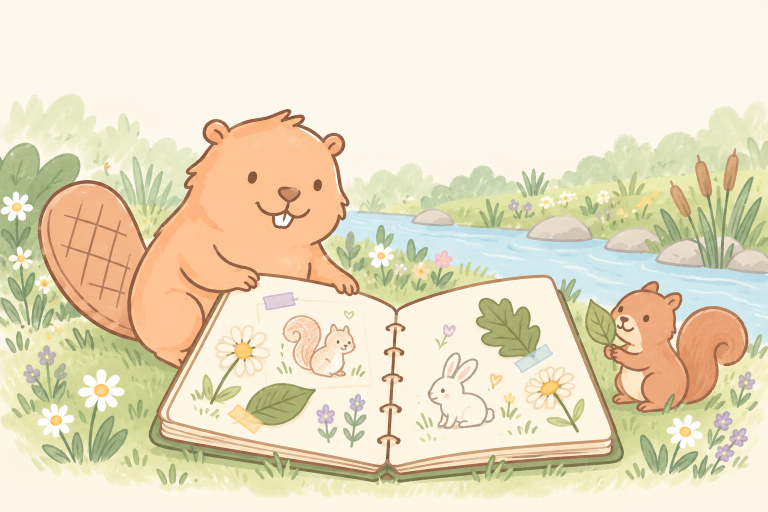
#> input picture docs/design-assets/riverbay/source/signin-scrapbook-concept-v1.png, 1536 x 1024 px (shown at 1/2 size)
$ python build_assets.py
#> lines starting #> are read from the running program, lines starting #| are printed output that depends on the picture
"""Rebuild every local asset this concept uses, from canonical Riverbay sources.

Run from the concept folder (docs/pdf-concepts/claude):

    python -I tools/build_assets.py

Inputs are read-only: ../../design-assets/riverbay/ (brand art). Fonts are built
separately by tools/build_fonts.py; run that first so the manifest includes them. Outputs:

    assets/brand/...                unchanged copies of canonical brand files (rings, logo, tokens)
    assets/illustrations/*.jpg      v1 fictional crops/composites, kept for the stress-test fixtures
                                    (extreme aspect ratios); the template's own art is built by
                                    tools/build_art_assets.py into assets/art/
    assets/manifest.generated.json  path, pixel size and sha256 for every asset

Deterministic: fixed crop boxes, fixed composite coordinates, fixed JPEG settings.
No network access and no AI calls.
"""
from __future__ import annotations

import hashlib
import json
import shutil
import sys
from pathlib import Path

from PIL import Image, ImageDraw, ImageFilter

ROOT = Path(__file__).resolve().parents[1]
RIVERBAY = ROOT.parents[1] / "design-assets" / "riverbay"
ASSETS = ROOT / "assets"

# Canonical brand files copied byte-for-byte (source relative to design-assets/riverbay).
BRAND_COPIES = {
    "brand/rings/ring-unassessed.svg": "rings/ring-unassessed.svg",
    "brand/rings/ring-beginning.svg": "rings/ring-beginning.svg",
    "brand/rings/ring-developing.svg": "rings/ring-developing.svg",
    "brand/rings/ring-consistently-shown.svg": "rings/ring-consistently-shown.svg",
    "brand/mark/riverbay-logo.svg": "mark/riverbay-logo.svg",
    "brand/tokens/riverbay-tokens.css": "tokens/riverbay-tokens.css",
}

PAPER = (251, 247, 238)  # neutral/paper #FBF7EE

# Crops of existing generated scenes: (output, source, box=(left, top, right, bottom)).
CROPS = [
    ("illustrations/scene-scrapbook-beaver.jpg", "source/signin-scrapbook-concept-v1.png", (40, 200, 1060, 965)),
    ("illustrations/scene-squirrel-leaf.jpg", "source/signin-scrapbook-concept-v1.png", (1105, 470, 1525, 1000)),
    ("illustrations/scene-scrapbook-pages.jpg", "source/signin-scrapbook-concept-v1.png", (300, 545, 1250, 960)),
    ("illustrations/scene-river-stones.jpg", "source/signin-scrapbook-concept-v1.png", (690, 215, 1536, 555)),
    ("illustrations/scene-riverbank-friends.jpg", "source/banner-riverbank.png", (900, 120, 1584, 672)),
    ("illustrations/scene-willow-tall.jpg", "source/banner-riverbank.png", (1240, 0, 1584, 672)),
]

# Simple composites of existing cut-outs on a pastel paper ground. Coordinates are in
# output pixels; each item is (cutout, target height, centre x, baseline y).
COMPOSITES = [
    {
        "out": "illustrations/scene-rabbit-garden.jpg",
        "size": (1200, 900),
        "ground": (214, 237, 223),  # decor/mint
        "items": [
            ("cutouts/botanicals/wildflowers.png", 470, 250, 800),
            ("cutouts/characters/rabbit.png", 640, 640, 820),
            ("cutouts/props/daisy.png", 300, 960, 805),
            ("cutouts/botanicals/clover.png", 190, 1080, 830),
        ],
    },
    {
        "out": "illustrations/scene-acorn-line.jpg",
        "size": (1200, 1200),
        "ground": (248, 237, 188),  # decor/butter
        "items": [
            ("cutouts/characters/squirrel.png", 760, 470, 980),
            ("cutouts/props/acorn.png", 150, 830, 1060),
            ("cutouts/props/acorn.png", 150, 960, 1060),
            ("cutouts/props/acorn.png", 150, 1090, 1060),
            ("cutouts/botanicals/leafy-sprig.png", 420, 1060, 860),
        ],
    },
    {
        "out": "illustrations/scene-bear-hive.jpg",
        "size": (900, 1200),
        "ground": (220, 236, 242),  # decor/powder-blue
        "items": [
            ("cutouts/botanicals/reeds.png", 520, 140, 1020),
            ("cutouts/characters/bear.png", 800, 470, 1060),
            ("cutouts/botanicals/daisy.png", 160, 780, 1080),
        ],
    },
]


def sha(path: Path) -> str:
    return hashlib.sha256(path.read_bytes()).hexdigest()


def save_jpeg(img: Image.Image, out: Path) -> None:
    out.parent.mkdir(parents=True, exist_ok=True)
    img.convert("RGB").save(out, "JPEG", quality=88, optimize=True, progressive=False, subsampling=0)


def composite(spec: dict) -> Image.Image:
    w, h = spec["size"]
    img = Image.new("RGB", (w, h), PAPER)
    # Soft ground blob: an ellipse, lightly blurred, in a decor tint.
    ground = Image.new("L", (w, h), 0)
    ImageDraw.Draw(ground).ellipse((-0.15 * w, 0.62 * h, 1.15 * w, 1.35 * h), fill=255)
    ground = ground.filter(ImageFilter.GaussianBlur(6))
    img.paste(Image.new("RGB", (w, h), spec["ground"]), (0, 0), ground)
    for src, target_h, cx, base in spec["items"]:
        art = Image.open(RIVERBAY / src).convert("RGBA")
        scale = target_h / art.height
        art = art.resize((round(art.width * scale), target_h), Image.LANCZOS)
        img.paste(art, (round(cx - art.width / 2), base - target_h), art)
    return img


def main() -> int:
    if not RIVERBAY.is_dir():
        print(f"Riverbay design assets not found at {RIVERBAY}", file=sys.stderr)
        return 1
    for rel, src in BRAND_COPIES.items():
        out = ASSETS / rel
        out.parent.mkdir(parents=True, exist_ok=True)
        shutil.copyfile(RIVERBAY / src, out)
    for rel, src, box in CROPS:
        save_jpeg(Image.open(RIVERBAY / src).convert("RGB").crop(box), ASSETS / rel)
#> in save_jpeg, `img.convert("RGB").save(out, "JPEG", quality=88, optimize=True, progre..`:
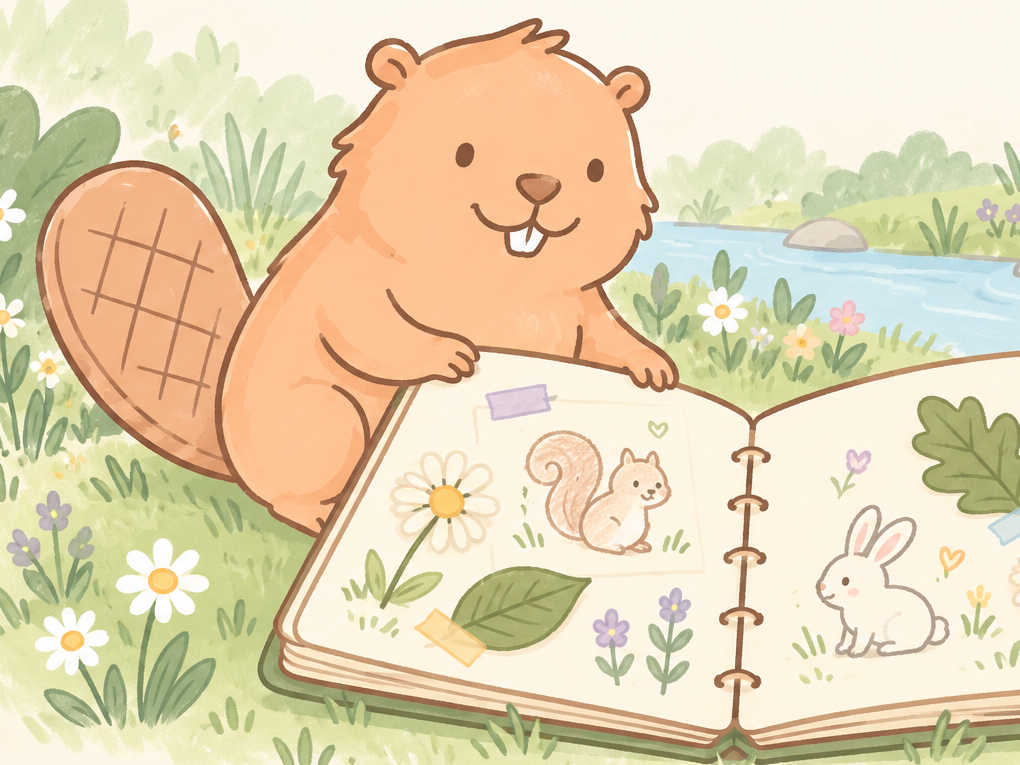
#> saved as scene-scrapbook-beaver.jpg: PIL image 1020x765 RGB; mean R, G, B 227.9, 212.4, 178.7
    for spec in COMPOSITES:
        save_jpeg(composite(spec), ASSETS / spec["out"])

    manifest = []
    for path in sorted(ASSETS.rglob("*")):
        if path.is_dir() or path.name.endswith(".generated.json"):
            continue
        entry = {"path": path.relative_to(ROOT).as_posix(), "bytes": path.stat().st_size, "sha256": sha(path)}
        if path.suffix.lower() in {".png", ".jpg", ".webp"}:
            with Image.open(path) as im:
                entry["pixels"] = f"{im.width}x{im.height}"
        manifest.append(entry)
    (ASSETS / "manifest.generated.json").write_text(json.dumps(manifest, indent=1) + "\n", encoding="utf-8", newline="\n")
    print(f"Built {len(manifest)} asset files")
    return 0


if __name__ == "__main__":
#> (the run stopped early here; a loop or call above may not have finished)
